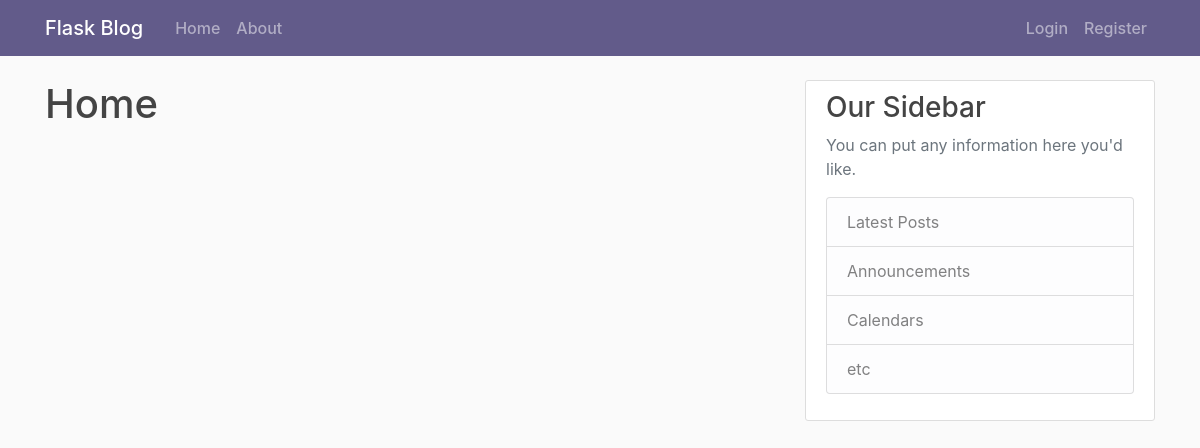
Page /home on the earlier database version.
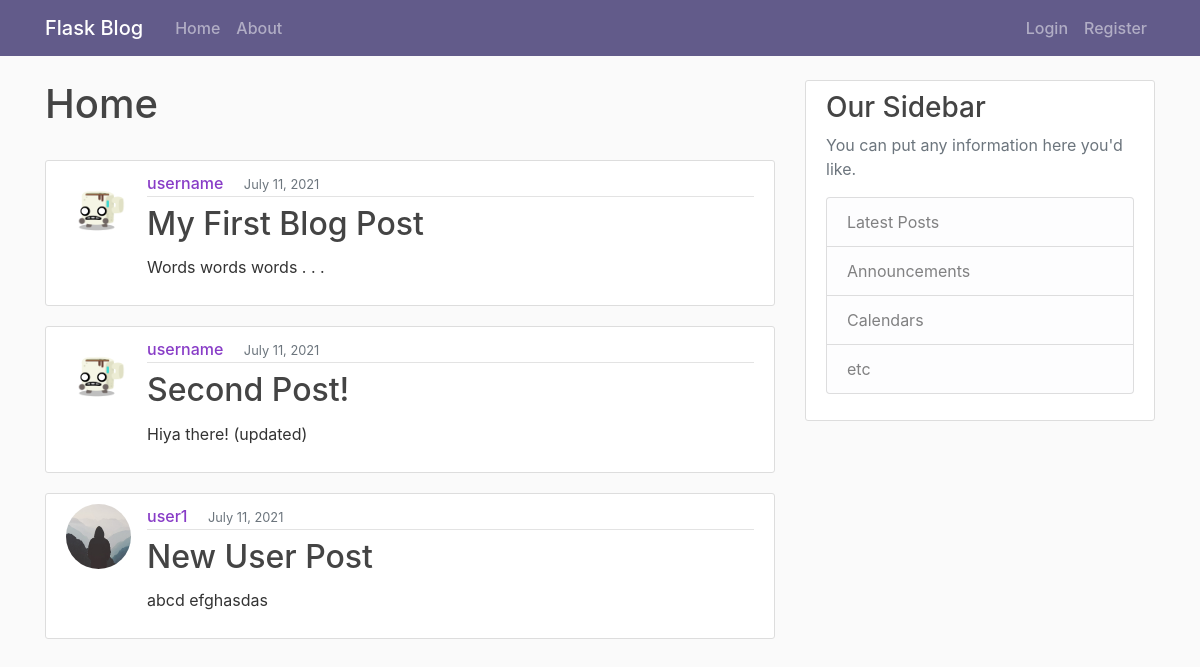
Same page on the later database version.
### flaskblog/models.py (models this page shows, shortened)
class Post(db.Model):
    id = db.Column(db.Integer, primary_key=True)
    title = db.Column(db.String(100), nullable=False)
    date_posted = db.Column(db.DateTime, nullable=False, default=datetime.utcnow)
    content = db.Column(db.Text, nullable=False)
    user_id = db.Column(db.Integer, db.ForeignKey('user.id'), nullable=False)

class User(db.Model, UserMixin):
    id = db.Column(db.Integer, primary_key=True)
    username = db.Column(db.String(20), unique=True, nullable=False)
    email = db.Column(db.String(120), unique=True, nullable=False)
    image_file = db.Column(db.String(20), nullable=False, default='default.jpg')
    password = db.Column(db.String(60), nullable=False)
    posts = db.relationship('Post', backref='author', lazy=True)

### flaskblog/routes.py (the view)
@app.route('/')
@app.route('/home')
def home():
    posts = Post.query.all()
    return render_template('home.html', posts=posts)

### flaskblog/templates/home.html
{% extends 'layout.html' %}
{% block content %}
    <h1 class="pb-4">Home</h1>
    {% for post in posts %}
        <article class="media content-section">
            <img class="rounded-circle article-img"
                src="{{ url_for('static', filename='profile_pics/' + post.author.image_file) }}"
                alt="author profile image">
            <div class="media-body">
                <div class="article-metadata">
                    <a class="mr-3" href="#">{{ post.author.username }}</a>
                    <small class="text-muted justify">{{ post.date_posted.strftime('%B %d, %Y') }}</small>
                </div>
                <h2 class="py-1">
                    <a  class="article-title"
                        href="{{ url_for('post', post_id=post.id) }}">
                        {{ post.title }}
                    </a>
                </h2>
                <p class="article-content">{{ post.content }}</p>
            </div>
        </article>
    {% endfor %}
{% endblock content %}

### flaskblog/templates/layout.html (shortened to what this page needs)
<!DOCTYPE html>
<html lang="en">
<head>
    <link rel="stylesheet" href="https://maxcdn.bootstrapcdn.com/bootstrap/4.0.0/css/bootstrap.min.css">
    <link rel="stylesheet" type="text/css" href="{{ url_for('static', filename='css/main.css')}}">
</head>
<body>
    {% include "components/navigation.html" %}
    <main role="main" class="container">
        <div class="row">
            <div class="col-md-8">
                {% block content %}
                {% endblock content %}
            </div>
            <div class="col-md-4">
                <div class="content-section">
                    <h3>Our Sidebar</h3>
                    <p class='text-muted'>You can put any information here you'd like.
                        <ul class="list-group">
                            <li class="list-group-item list-group-item-light">Latest Posts</li>
                            <li class="list-group-item list-group-item-light">Announcements</li>
                            <li class="list-group-item list-group-item-light">Calendars</li>
                            <li class="list-group-item list-group-item-light">etc</li>
                        </ul>
                    </p>
                </div>
            </div>
        </div>
    </main>
</body>
</html>

### flaskblog/templates/components/navigation.html (shortened to what this page needs)
<header class="site-header">
    <nav class="navbar navbar-expand-md navbar-dark bg-purp fixed-top">
      <div class="container">
        <a class="navbar-brand mr-4" href="/">Flask Blog</a>
        <div class="collapse navbar-collapse" id="navbarToggle">
          <div class="navbar-nav mr-auto">
            <a class="nav-item nav-link" href="{{ url_for('home') }}">Home</a>
            <a class="nav-item nav-link" href="{{ url_for('about') }}">About</a>
          </div>
          <div class="navbar-nav">
            {% if current_user.is_authenticated %}
              <a class="nav-item nav-link" href="{{ url_for('new_post') }}">New Post</a>
              <a class="nav-item nav-link" href="{{ url_for('account') }}">Account</a>
              <a class="nav-item nav-link" href="{{ url_for('logout') }}">Logout</a>
            {% else %}
              <a class="nav-item nav-link" href="{{ url_for('login') }}">Login</a>
              <a class="nav-item nav-link" href="{{ url_for('register') }}">Register</a>
            {% endif %}
          </div>
        </div>
      </div>
    </nav>
</header>

### flaskblog/static/css/main.css (style rules this page uses)
body { background: #fafafa; color: #333333; margin-top: 5rem; }
h1, h2, h3, h4, h5, h6 { color: #444444; }
.bg-purp { background-color: #625b8a; }
.site-header, .navbar-nav, .nav-link { color: #fff; }
.site-header, .navbar-nav, .nav-link:hover { color: #89ffff; }
.site-header, .navbar-nav, .nav-link.active { font-weight: 500; }
.content-section { background: #fff; padding: 10px 20px; border: 1px solid #dddddd; border-radius: 3px; margin-bottom: 20px; }
.article-title { color: #444444; }
.article-content { white-space: pre-line; }
.article-img { height: 65px; width: 65px; margin-right: 16px; }
.article-metadata { padding-bottom: 1px; margin-bottom: 4px; border-bottom: 1px solid #e3e3e3 }
.article-metadata a { color: #883cc7; font-weight: 500; text-decoration: none; }

Differences in the rows shown:
added Post: image_file (picture), author.username "username", date_posted "July 11, 2021", title "My First Blog Post", content "Words words words . . ."
added Post: image_file (picture), author.username "username", date_posted "July 11, 2021", title "Second Post!", content "Hiya there! (updated)"
added Post: image_file (placeholder picture), author.username "user1", date_posted "July 11, 2021", title "New User Post", content "abcd efghasdas"
